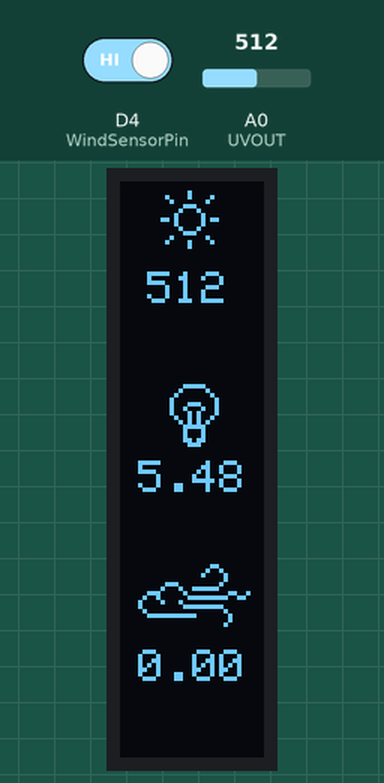
Recording of a sketch running on a simulated ESP8266 (NodeMCU). Parts: 32×128 one-colour display. Inputs (shaded band) come from the test bench; at power-on: A0 (UVOUT) = 512, D4 (WindSensorPin) HIGH.

Above: at 3.4 s.
3.5 s: A0 (UVOUT) set to 716
At 4.7 s:
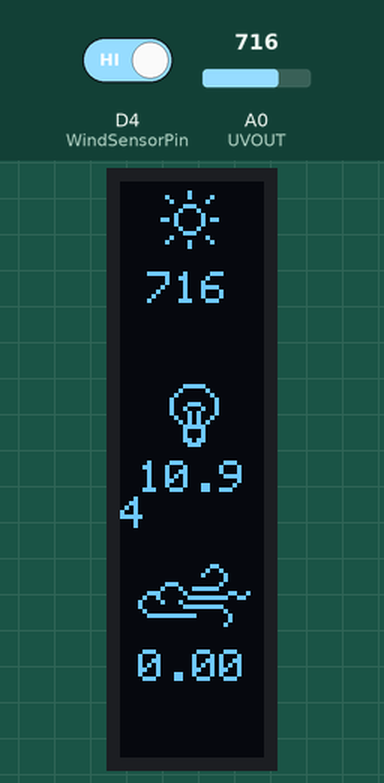
5.0 s: D4 (WindSensorPin) driven LOW
At 5.9 s:
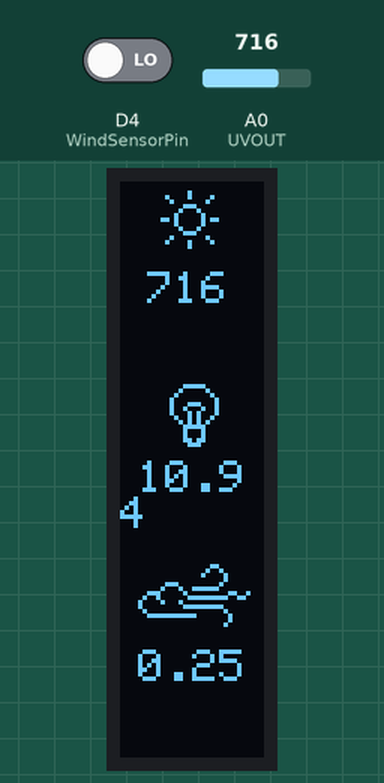
7.6 s: A0 (UVOUT) set to 900
At 8.2 s:
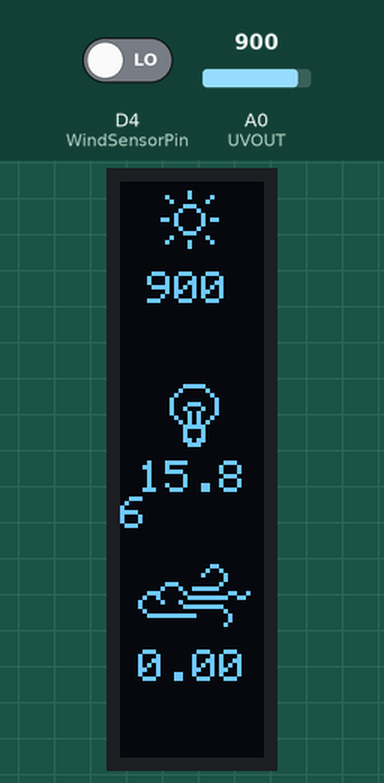
9.1 s: A0 (UVOUT) set to 1023
At 10.5 s:
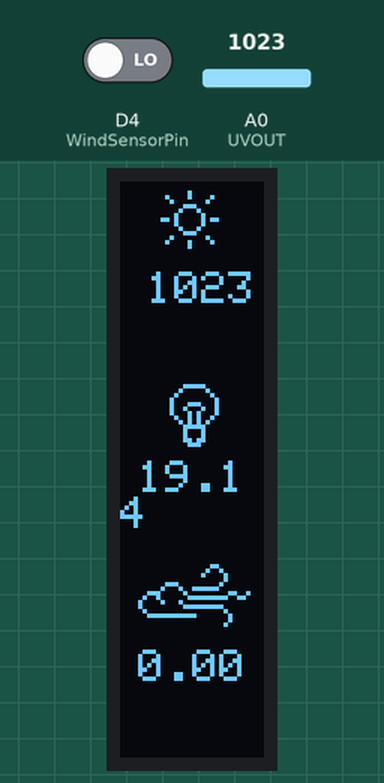
Timing chart, 0 to 11.6 s (numbered marks = the images above; inputs shaded):
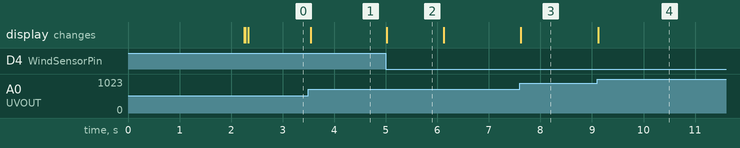

Measured:
- after the input at 3.5 s, the display: changes after 0.05 s (image 1)
- after the input at 5.0 s, the display: changes at once (image 2)
- after the input at 7.6 s, the display: changes at once (image 3)
- after the input at 9.1 s, the display: changes at once (image 4)
- what the display in image 2 shows lasts 1.1 s, from 5.0 s to 6.1 s

The sketch:

wind_control.ino
```cpp
#include <SPI.h>
#include <Wire.h>
#include <Adafruit_GFX.h>
#include <Adafruit_SSD1306.h>

#define SCREEN_WIDTH 128 // OLED display width, in pixels
#define SCREEN_HEIGHT 32 // OLED display height, in pixels

// Declaration for an SSD1306 display connected to I2C (SDA, SCL pins)
#define OLED_RESET     -1 // Reset pin # (or -1 if sharing Arduino reset pin)
Adafruit_SSD1306 display(SCREEN_WIDTH, SCREEN_HEIGHT, &Wire, OLED_RESET);

const int UVOUT = A0; //Output from the UV sensor

const int WindSensorPin = D4;


// 'Sun', 32x16px
const unsigned char WeatherBitmap1 [] PROGMEM = {
  0x00, 0x00, 0x00, 0x00, 0x00, 0x00, 0x00, 0x00, 0x00, 0x01, 0x00, 0x00, 0x00, 0x21, 0x08, 0x00,
  0x00, 0x10, 0x10, 0x00, 0x00, 0x03, 0x80, 0x00, 0x00, 0x04, 0x40, 0x00, 0x00, 0x08, 0x20, 0x00,
  0x00, 0x68, 0x2c, 0x00, 0x00, 0x08, 0x20, 0x00, 0x00, 0x04, 0x40, 0x00, 0x00, 0x03, 0x80, 0x00,
  0x00, 0x10, 0x10, 0x00, 0x00, 0x21, 0x08, 0x00, 0x00, 0x01, 0x00, 0x00, 0x00, 0x00, 0x00, 0x00
};
// 'Wind', 32x16px
const unsigned char WeatherBitmap2 [] PROGMEM = {
  0x00, 0x00, 0x00, 0x00, 0x00, 0x00, 0x0c, 0x00, 0x00, 0x00, 0x12, 0x00, 0x00, 0x00, 0x21, 0x00,
  0x00, 0x00, 0x01, 0x00, 0x00, 0x38, 0x02, 0x00, 0x00, 0x44, 0xfc, 0x00, 0x03, 0x82, 0x00, 0xc8,
  0x04, 0x81, 0xff, 0x30, 0x08, 0x44, 0x00, 0x00, 0x08, 0x03, 0xfe, 0x00, 0x04, 0x00, 0x01, 0x00,
  0x03, 0xff, 0x80, 0x80, 0x00, 0x00, 0x00, 0x80, 0x00, 0x00, 0x01, 0x00, 0x00, 0x00, 0x00, 0x00
};
// 'Light', 32x16px
const unsigned char WeatherBitmap3 [] PROGMEM = {
  0x00, 0x00, 0x00, 0x00, 0x00, 0x03, 0xe0, 0x00, 0x00, 0x04, 0x10, 0x00, 0x00, 0x08, 0x08, 0x00,
  0x00, 0x10, 0x04, 0x00, 0x00, 0x11, 0xc4, 0x00, 0x00, 0x12, 0x24, 0x00, 0x00, 0x11, 0x44, 0x00,
  0x00, 0x09, 0x48, 0x00, 0x00, 0x05, 0x50, 0x00, 0x00, 0x03, 0xe0, 0x00, 0x00, 0x02, 0x20, 0x00,
  0x00, 0x02, 0x20, 0x00, 0x00, 0x03, 0x60, 0x00, 0x00, 0x01, 0xc0, 0x00, 0x00, 0x00, 0x00, 0x00
};

// 'Mill', 32x32px
const unsigned char WeatherBitmap4 [] PROGMEM = {
  0x00, 0x00, 0x00, 0x00, 0x00, 0x30, 0x00, 0x00, 0x00, 0x28, 0x00, 0x00, 0x00, 0x24, 0x00, 0x00,
  0x00, 0x24, 0x00, 0x00, 0x00, 0x22, 0x00, 0x00, 0x00, 0x22, 0x00, 0x00, 0x00, 0x21, 0x00, 0x00,
  0x00, 0x11, 0x00, 0x00, 0x00, 0x11, 0x00, 0x00, 0x00, 0x09, 0x00, 0x00, 0x00, 0x09, 0x00, 0x00,
  0x00, 0x07, 0x80, 0x00, 0x00, 0x04, 0x40, 0x00, 0x00, 0x04, 0x7e, 0x00, 0x00, 0x0c, 0x41, 0x80,
  0x00, 0x33, 0xc0, 0x60, 0x00, 0x43, 0x30, 0x10, 0x00, 0x85, 0x0c, 0x08, 0x01, 0x05, 0x03, 0xf8,
  0x02, 0x09, 0x00, 0x00, 0x02, 0x11, 0x00, 0x00, 0x04, 0x21, 0x00, 0x00, 0x04, 0xc2, 0x80, 0x00,
  0x07, 0x02, 0x80, 0x00, 0x00, 0x02, 0x80, 0x00, 0x00, 0x02, 0x80, 0x00, 0x00, 0x02, 0x80, 0x00,
  0x00, 0x02, 0x80, 0x00, 0x00, 0x02, 0x80, 0x00, 0x00, 0x02, 0x80, 0x00, 0x00, 0x07, 0xc0, 0x00
};


float uvIntensity = 0;
int uvLevel = 0;

float LastUvIntensity = 0;
int LastUvLevel = 0;

int readUV=0;

//set metric = false to use miles
boolean metric = true;
//anenometer circumference in centimeters
float AnemometerCircunference = 2 * 3.14 * 5.5;

float WindSpeed = 0.0;
float LastWindSpeed = 0.0;
long WindSensorTime = 0;
long WindSensorTimeDelta = 0;
boolean WindSensorOn = true;

bool ceroSpeed=false;

void setup() {

  pinMode(UVOUT, INPUT);
  pinMode(WindSensorPin, INPUT);

  Serial.begin(115200);
  if(!display.begin(SSD1306_SWITCHCAPVCC, 0x3C)) {
    Serial.println(F("SSD1306 allocation failed"));
    for(;;);
  }

  drawSplashScreen();
  delay(2200);
}

void loop() {

  readUV++;
  if(readUV>10){
    readUVSensor();
    readUV=0;
  }

  checkWindSensor();

 if((LastWindSpeed != WindSpeed) || (LastUvIntensity != uvIntensity) || (LastUvLevel != uvLevel) )
    drawScreen();

  ceroSpeed=((millis() - WindSensorTime)/100)>10;
  delay (5);
}

void checkWindSensor()
{
  int r = digitalRead(WindSensorPin);

  if(r == 0 && WindSensorOn == true)
  {
    WindSensorOn = false;
    WindSensorTimeDelta = millis() - WindSensorTime;
    WindSensorTime = millis();
    ceroSpeed=false;
  }
  else if (r == 1 && WindSensorOn == false)
  WindSensorOn = true;

  LastWindSpeed=WindSpeed;
  WindSpeed = ( (AnemometerCircunference) / (WindSensorTimeDelta )) * (metric?36:22.369);
  if(ceroSpeed)
      WindSpeed=0;
}


void readUVSensor(){

  LastUvIntensity = uvIntensity;
  LastUvLevel = uvLevel;

  uvLevel = averageAnalogRead(UVOUT);
  float outputVoltage = (3.3  * uvLevel) / 1023;

  //Convert the voltage to a UV intensity level
  uvIntensity = mapfloat(outputVoltage, 0.99, 2.8, 0.0, 15.0);
}

void drawScreen(){

  display.clearDisplay();
  display.setRotation( 3);

  display.setTextSize(1);
  display.setTextColor(WHITE);

  display.setCursor(6, 20);
  display.print(uvLevel);

  display.setCursor(4, 62);
  display.print(uvIntensity);

  display.setCursor(4, 104);

  if(WindSpeed>10)
    display.print(WindSpeed,1);
  else
    display.print(WindSpeed);

  // Draw the icons
  display.drawBitmap(0, 0, WeatherBitmap1, 32, 16, 1);
  display.drawBitmap(0, 44, WeatherBitmap3, 32, 16, 1);
  display.drawBitmap(0, 84, WeatherBitmap2, 32, 16, 1);
  display.display();
}

void drawSplashScreen(){

  display.clearDisplay();
  display.setRotation( 3);

  display.setTextSize(1);
  display.setTextColor(WHITE);

  display.setCursor(1, 66);
  display.print("bruno");
  display.setCursor(10, 80);
  display.print("ip");

  display.setCursor(4, 96);
  display.print("2020");

  display.drawBitmap(0, 28, WeatherBitmap4, 32, 32, 1);
  display.display();
}

int averageAnalogRead(int pinToRead)
{
  byte numberOfReadings = 8;
  unsigned int runningValue = 0;

  for(int x = 0 ; x < numberOfReadings ; x++)
    runningValue += analogRead(pinToRead);
  runningValue /= numberOfReadings;

  return(runningValue);
}

//The Arduino Map function but for floats
//From: http://forum.arduino.cc/index.php?topic=3922.0
float mapfloat(float x, float in_min, float in_max, float out_min, float out_max)
{
  return (x - in_min) * (out_max - out_min) / (in_max - in_min) + out_min;
}
```
